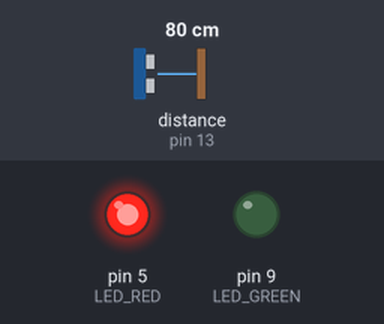
Recording of a sketch running on a simulated Arduino Uno, built with avr-gcc and run on an emulated ATmega328P. Shown: output pins drawn as LEDs (lit = HIGH). Wiring (inferred from the names in the program): ultrasonic range finder: trigger pin 12; echo pin 13. Inputs (shaded band) come from the test bench; at power-on: distance to the obstacle (sensor on pin 13) 80 cm. The echo pulse lasts 58.3 µs per cm; pins used as bus, display or sensor lines are not drawn; what the sketch prints to the serial monitor is not drawn.

Above: at 1.2 s.
1.3 s: distance to the obstacle (sensor on pin 13) set to 12 cm
2.8 s: distance to the obstacle (sensor on pin 13) set to 9 cm
At 3.8 s:
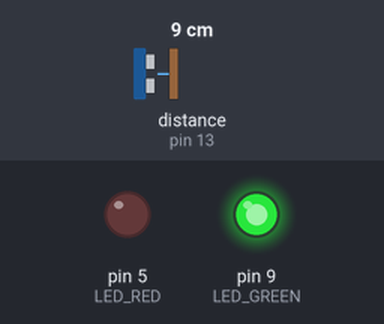
4.3 s: distance to the obstacle (sensor on pin 13) set to 18 cm
At 5.1 s:
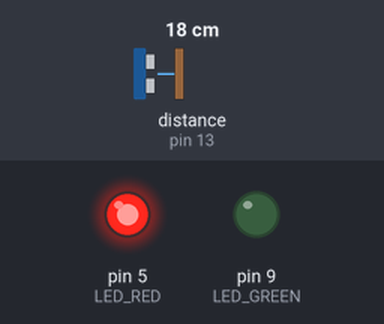
5.8 s: distance to the obstacle (sensor on pin 13) set to 2 cm
At 6.1 s:
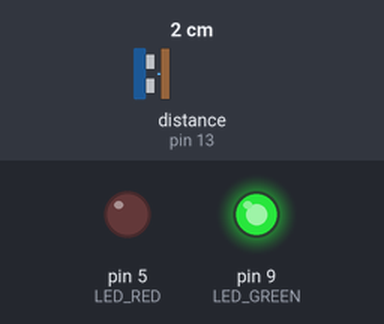
Timing chart, 0 to 8.3 s (numbered marks = the images above; inputs shaded):
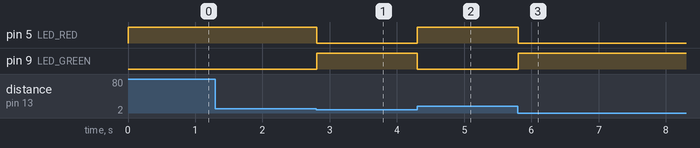

The sketch:

US_IR_Parallel.ino
```cpp
#include "runnable.hpp"

void setup()
{
    Serial.begin(115200);
    usir_init();
}

void loop()
{
    usir_cyclicRunMain();
}
```

build_options.hpp
```cpp
#ifndef BUILD_OPTIONS_HPP
#define BUILD_OPTIONS_HPP

#include <stdint.h>
#include <Arduino.h>

#define DEBUG 0
#define SENSOR_PAIR_NUMBER 1


/****************************************************/
/* scaling and preliminary parameters               */
/****************************************************/
/* US_border
Border used for the ultra sonic sensor to determin
if an change in the distance is recognized.
Value written down in [cm].

Scaling factor:
[cm] <-> sw_value:
value = ((343.0f * 100.0f) / 1000000.0f) * sw_value

sonic speed: 343 m/s
m to cm: 100.0f
s to microSeconds: 1000000.0f

*/
#define US_border_cm 20.0f

#define sonicSpeed 343.0f
#define m2cm 100.0f
#define seconds2microSeconds 1000000.0f
#define US_border_sw  US_border_cm / ((sonicSpeed * m2cm) / seconds2microSeconds)
/****************************************************/

#endif /* BUILD_OPTIONS_HPP */
```

global_definitions.hpp
```cpp
#ifndef GLOBAL_DEFINITION_HPP
#define GLOBAL_DEFINITION_HPP

#include "build_options.hpp"


typedef uint8_t pin_number_t;

typedef struct
{   pin_number_t trigger;
    pin_number_t echo;
} US_pinning_t;

typedef struct
{   pin_number_t trigger;
    pin_number_t echo;
} IR_pinning_t;

typedef struct
{   uint16_t measured_distance;
    uint16_t boarder_distance;
} US_data_t;

typedef struct
{   uint16_t measured_distance;
    uint16_t boarder_distance;
} IR_data_t;

typedef struct
{   US_pinning_t pinning;
    US_data_t us_data;
} US_sensor_t;

typedef struct
{   IR_pinning_t pinning;
    IR_data_t ir_data;
} IR_sensor_t;

typedef struct
{
    US_sensor_t us_sensor;
    IR_sensor_t ir_sensor;
} Sensor_pair_t;


#endif /* GLOBAL_DEFINITION_HPP */
```

runnable.cpp
```cpp
#include "build_options.hpp"
#include "pin_config.hpp"

#include "us_function.hpp"

#include "runnable.hpp"

Sensor_pair_t Sensor_pair[SENSOR_PAIR_NUMBER];


void usir_init()
{
    us_init(&(Sensor_pair->us_sensor));
}


void usir_cyclicRunMain(void)
{
    us_measureUSdistance(&(Sensor_pair[0].us_sensor));
    reaction(&(Sensor_pair[0].us_sensor.us_data));
}


/* Placeholder for reaction based on US data*/
void reaction(US_data_t * US_data)
{
    Serial.print("Measured distance: ");
    Serial.println(US_data->measured_distance);
    Serial.print("Border distance: ");
    Serial.println(US_data->boarder_distance);
    if ( (US_data->measured_distance) < (US_data->boarder_distance) )
    {
        digitalWrite(LED_GREEN, HIGH);
        digitalWrite(LED_RED, LOW);
    } else
    {
        digitalWrite(LED_GREEN, LOW);
        digitalWrite(LED_RED, HIGH);
    }
}
```

runnable.hpp
```cpp
#ifndef RUNNABLE_HPP
#define RUNNABLE_HPP

#include "build_options.hpp"
#include "global_definitions.hpp"


extern void usir_init();
extern void usir_cyclicRunMain(void);

void reaction(US_data_t * US_data);

#endif /* RUNNABLE_HPP */
```

us_function.cpp
```cpp
#include "global_definitions.hpp"
#include "build_options.hpp"

#include "pin_config.hpp"

#include "us_function.hpp"

void us_init(US_sensor_t * US_sensor)
{
    pin_init();
    US_sensor->us_data.boarder_distance = US_border_sw;

    /*TODO replace by for loop for multiple instances*/
    US_sensor->pinning.trigger = US_instance_0.trigger;
    US_sensor->pinning.echo = US_instance_0.echo;
}

void us_measureUSdistance(US_sensor_t * US_sensor)
{
    uint32_t duration;

    digitalWrite(US_sensor->pinning.trigger, LOW);
    delayMicroseconds(2);
    digitalWrite(US_sensor->pinning.trigger, HIGH);
    delayMicroseconds(5);
    digitalWrite(US_sensor->pinning.trigger, LOW);

    US_sensor->us_data.measured_distance = pulseIn(US_sensor->pinning.echo, HIGH);
}
```

us_function.hpp
```cpp
#ifndef US_FUNCTION_HPP
#define US_FUNCTION_HPP

#include "global_definitions.hpp"


extern void us_init(US_sensor_t * US_sensor);
extern void us_measureUSdistance(US_sensor_t * US_sensor);

#endif /* US_FUNCTION_HPP */
```

pin_config.cpp
```cpp
#include "pin_config.hpp"

US_pinning_t US_instances_pinning[SENSOR_PAIR_NUMBER];

US_pinning_t US_instance_0;

void pin_init(void)
{
    pinMode(LED_GREEN, OUTPUT);
    pinMode(LED_RED, OUTPUT);

    US_instance_0.trigger = 12;
    pinMode(US_instance_0.trigger, OUTPUT);
    US_instance_0.echo = 13;
    pinMode(US_instance_0.echo, INPUT);

    US_instances_pinning[0] = US_instance_0;
}
```

pin_config.hpp
```cpp
#ifndef PIN_CONFIG_HPP
#define PIN_CONFIG_HPP

#include "build_options.hpp"
#include "global_definitions.hpp"

#if SENSOR_PAIR_NUMBER == 1
enum LED_PINS
{
    LED_RED = 5,
    LED_GREEN = 9,
};

/* Analog pins
The analog pins of the Arduino are mapped to a uint8.
    A0 <=> Pin 14
    A1 <=> Pin 15
    ...
*/
enum IR_PINS
{
    IR_ECHO = 14,
};

extern US_pinning_t US_instance_0;

extern void pin_init(void);

#endif // SENSOR_PAIR_NUMBER == 1

#endif /* PIN_CONFIG_HPP */
```

Measured:
- the behaviour switches between 11 and 10 cm on distance to the obstacle (sensor on pin 13) (found by bisection; images 0 and 1)
- after the input at 2.8 s, pin 5 (LED_RED): HIGH → LOW at once; pin 9 (LED_GREEN): LOW → HIGH at once
- after the input at 4.3 s, pin 5 (LED_RED): LOW → HIGH at once; pin 9 (LED_GREEN): HIGH → LOW at once
- after the input at 5.8 s, pin 5 (LED_RED): HIGH → LOW at once; pin 9 (LED_GREEN): LOW → HIGH at once
